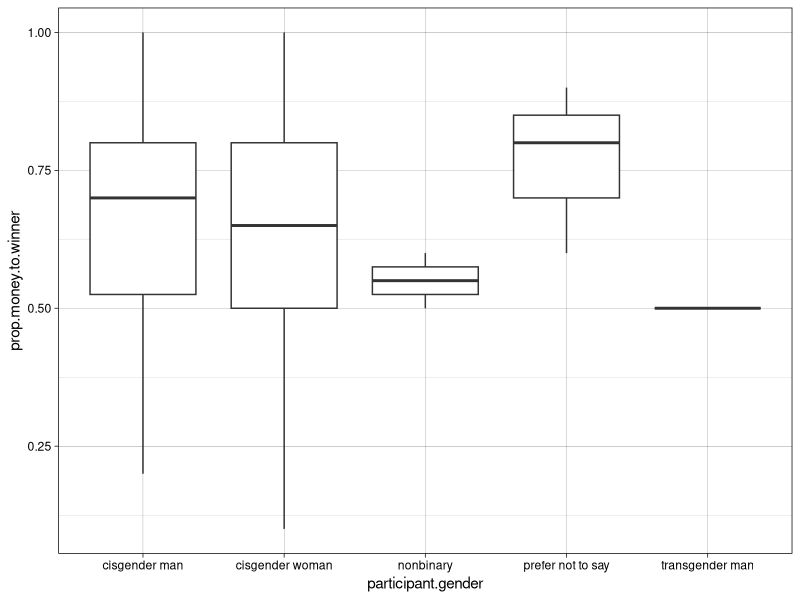
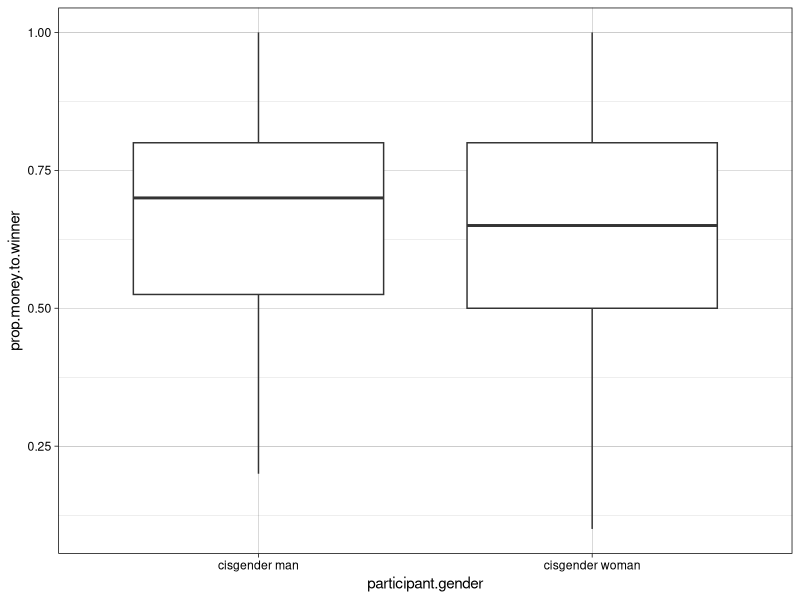
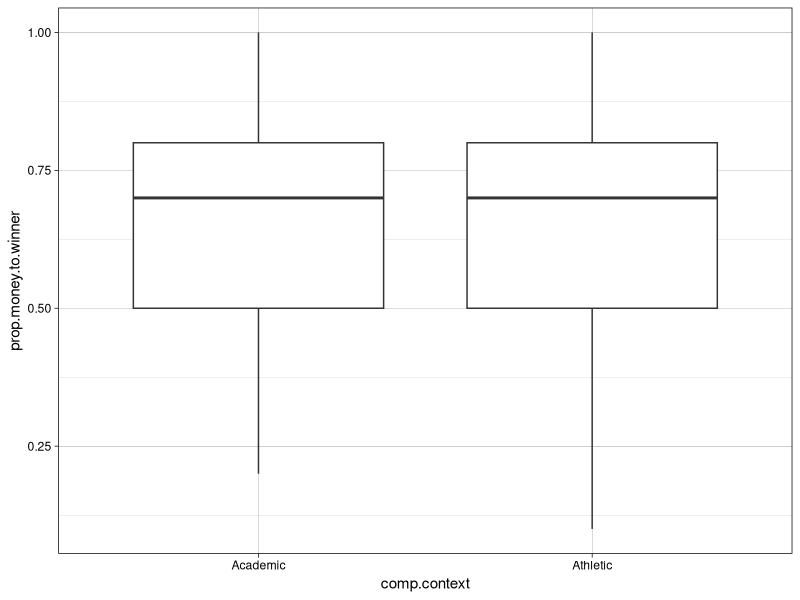
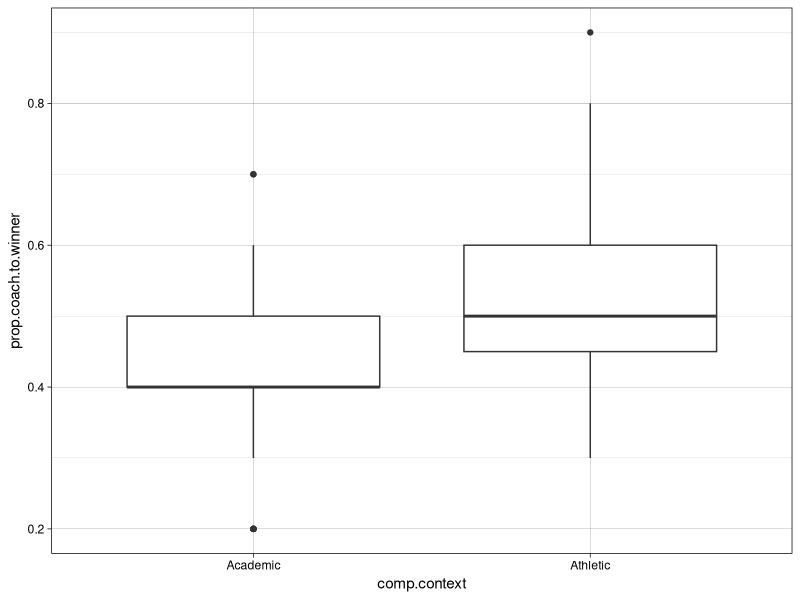

The R source for these figures, in order:
# Noah Smith QMEE HW2

library(tidyverse)
setwd("/Users/noahsmith/QMEE")
WLdata <- read_csv("QMEE_WL_social_data.csv")
View(WLdata)
print(WLdata)

# One immediate issue is that the column "participant.gender" includes 
# a total of 170 responses and 5 levels (cisgender man, cisgender woman, 
# nonbinary, transgender man, and prefer not to say)
# However, the overwhelming majority of the responses are "cisgender man" 
# and "cisgender woman". 

num.cis.man <- (WLdata$participant.gender == "cisgender man")
print(sum(num.cis.man)) 

# we have 58 responses that are "cisgender man"

num.cis.woman <- (WLdata$participant.gender == "cisgender woman")
print(sum(num.cis.woman))

# we have 106 responses that are "cisgender woman"

print(length(WLdata$participant.gender))

# 164 out of 170 people responded "cisgender man" or "cisgender woman" within our 
# gender factor. When plotting these data, then, the low power of the three less chosen recorded
# categories ("prefer not to say", "nonbinary", and "transgender man") means they will will not be very 
# informative if they are plotted. From the below plot, which includes all 5 levels of our 
# "participant.gender" factor, we see how irregular the distributions for these 3 categories 
# are in our response variable "prop.money.to.winner"

library(ggplot2)
ggplot(WLdata, aes(x = participant.gender, y = prop.money.to.winner)) + geom_boxplot() + theme_linedraw()

# Therefore, it may be worthwhile to create a plot that does not include these three levels of the factor.
# I am creating a dataframe that includes only "cisgender man" and "cisgender woman" in the gender category, 
# since the low power of the other three categories doesn't provide enough reliability.

WLdata_cis_only = WLdata[WLdata$participant.gender == "cisgender man" | WLdata$participant.gender == "cisgender woman",]
View(WLdata_cis_only)

# I can check that the 6 non-cisgender responses have been removed by taking the length of my 
# "participant.gender" column

print(length(WLdata_cis_only$participant.gender))

# It is 164, indicating that the 6 unwanted responses have been eliminated. Now, 
# we can replot the boxplot using our new dataframe, and we will only see the two 
# cisgender responses.

## we can also check in general if there are any errors with the dataset

problems(WLdata)

## the problems() function indicates nothing is wrong or abnormal (no NAs, odd values, etc.)






# stuff I might add 

ggplot(WLdata_cis_only, aes(x = participant.gender, y = prop.money.to.winner)) + geom_boxplot() + theme_linedraw()

ggplot(WLdata_cis_only, aes(x = comp.context, y = prop.money.to.winner)) + geom_boxplot() + theme_linedraw()

ggplot(WLdata_cis_only, aes(x = comp.context, y = prop.coach.to.winner)) + geom_boxplot() + theme_linedraw()

# academic prop coaching hours is skewed low

